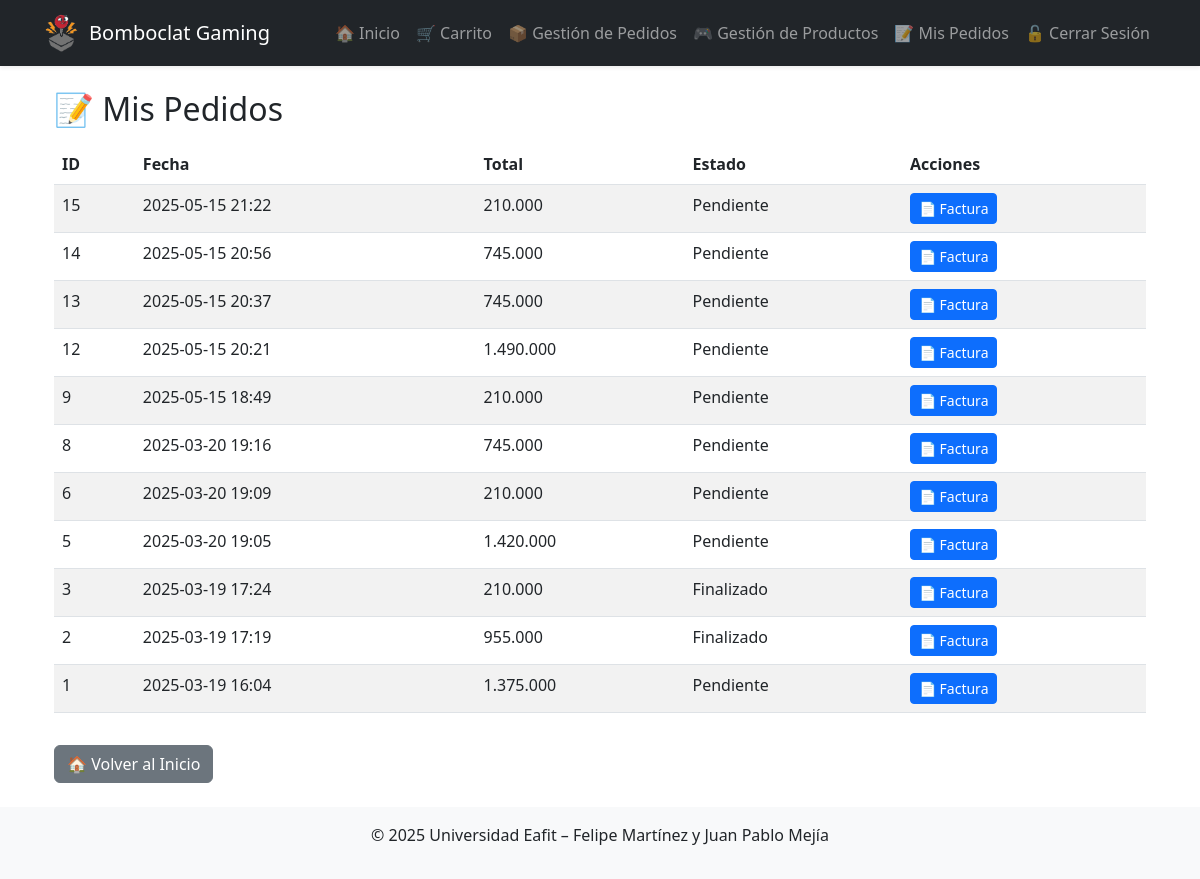
The app's page /mis-pedidos/ (signed in), older data.
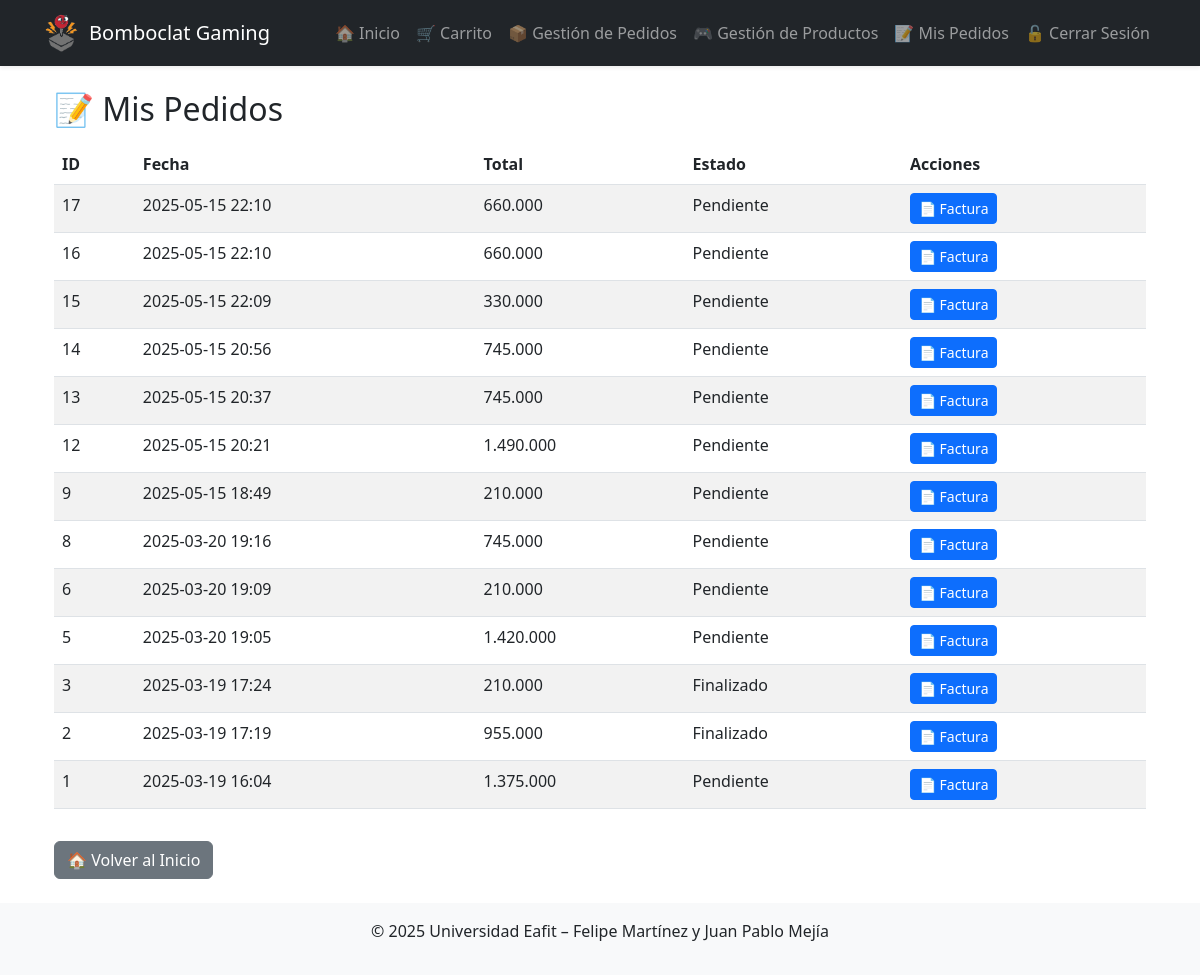
The same page, newer data.
### core/models.py (models this page shows, shortened)
class Pedido(models.Model):
    usuario = models.ForeignKey(
        'auth.User', on_delete=models.CASCADE,
        verbose_name=_('Usuario')
    )
    fecha = models.DateTimeField(
        auto_now_add=True,
        verbose_name=_('Fecha')
    )
    total = models.DecimalField(
        _('Total'),
        max_digits=10, decimal_places=2, default=0
    )
    METODOS_ENVIO = [
        ('Tienda',    _('Recoger en tienda')),
        ('Domicilio', _('Envío a domicilio')),
    ]
    metodo_envio = models.CharField(
        _('Método de envío'),
        max_length=10, choices=METODOS_ENVIO, default='Tienda'
    )
    direccion_envio = models.CharField(
        _('Dirección de envío'),
        max_length=255, blank=True
    )
    ESTADOS = [
        ('Pendiente', _('Pendiente')),
        ('Enviado',   _('Enviado')),
        ('Cancelado', _('Cancelado')),
    ]
    estado = models.CharField(
        _('Estado'),
        max_length=10, choices=ESTADOS, default='Pendiente'
    )

### core/views.py (the view)
# urls.py: path('mis-pedidos/', views.mis_pedidos, name='mis_pedidos'),
@login_required
def mis_pedidos(request):
    pedidos = Pedido.objects.filter(usuario=request.user).order_by('-fecha')
    return render(request, 'core/mis_pedidos.html', {
        'pedidos': pedidos
    })

### core/context.py (called while the page is built)
def daily_quote(request):
    quote = {}
    try:
        r = requests.get(
            "https://api.quotable.io/random?maxLength=100",
            timeout=2,
            verify=False           # <— igual que curl -k
        )
        r.raise_for_status()
        data = r.json()
        quote = {
            'text':   data.get('content', ''),
            'author': data.get('author',  '')
        }
    except Exception:
        quote = {}
    return { 'daily_quote': quote }

### core/templatetags/price_format.py (called while the page is built)
@register.filter
def miles(value):
    try:
        n = int(round(float(value)))
        return "{:,}".format(n).replace(",", ".")
    except (ValueError, TypeError):
        return value

### core/templates/core/mis_pedidos.html (shortened to what this page needs)
{% extends "base.html" %}
{% load i18n %}
{% load price_format %}
{% block content %}
<div class="container">
    <h2>📝 {% trans "Mis Pedidos" %}</h2>
    <table class="table table-striped mt-3">
        <thead>
            <tr>
                <th>{% trans "ID" %}</th>
                <th>{% trans "Fecha" %}</th>
                <th>{% trans "Total" %}</th>
                <th>{% trans "Estado" %}</th>
                <th>{% trans "Acciones" %}</th>
            </tr>
        </thead>
        <tbody>
            {% for pedido in pedidos %}
            <tr>
                <td>{{ pedido.id }}</td>
                <td>{{ pedido.fecha|date:"Y-m-d H:i" }}</td>
                <td>{{ pedido.total|miles }}</td>
                <td>{{ pedido.estado }}</td>
                <td>
                    <a href="{% url 'generar_factura_pdf' pedido.id %}"
                       class="btn btn-sm btn-primary">
                       {% trans "📄 Factura" %}
                    </a>
                </td>
            </tr>
            {% empty %}
            <tr>
                <td colspan="5" class="text-center">{% trans "No tienes pedidos aún." %}</td>
            </tr>
            {% endfor %}
        </tbody>
    </table>
    <a href="{% url 'home' %}" class="btn btn-secondary mt-3">
        🏠 {% trans "Volver al Inicio" %}
    </a>
</div>
{% endblock %}

Row changes from the older to the newer data that the page shows:
added Pedido: id "17", fecha "2025-05-15 22:10", total|miles "660.000", estado "Pendiente"
added Pedido: id "16", fecha "2025-05-15 22:10", total|miles "660.000", estado "Pendiente"
changed Pedido id 15: fecha "2025-05-15 21:22" → "2025-05-15 22:09"; total|miles "210.000" → "330.000"
